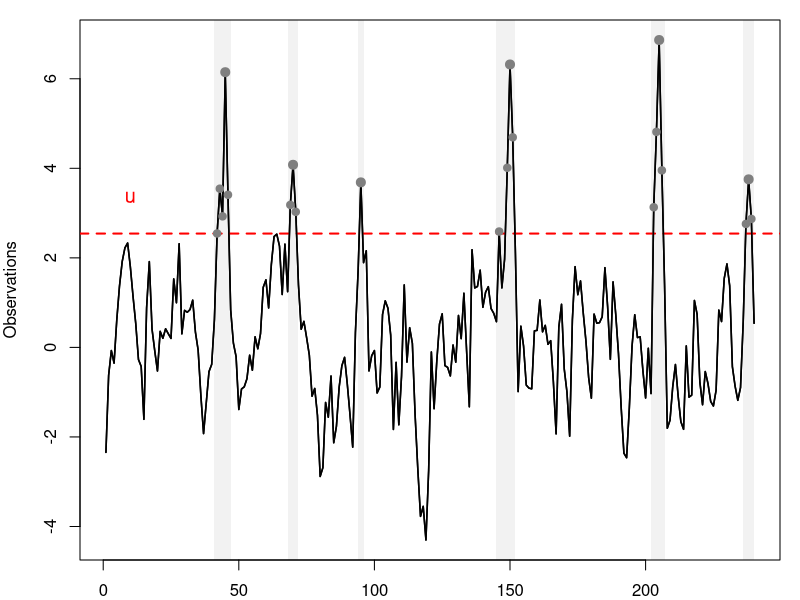
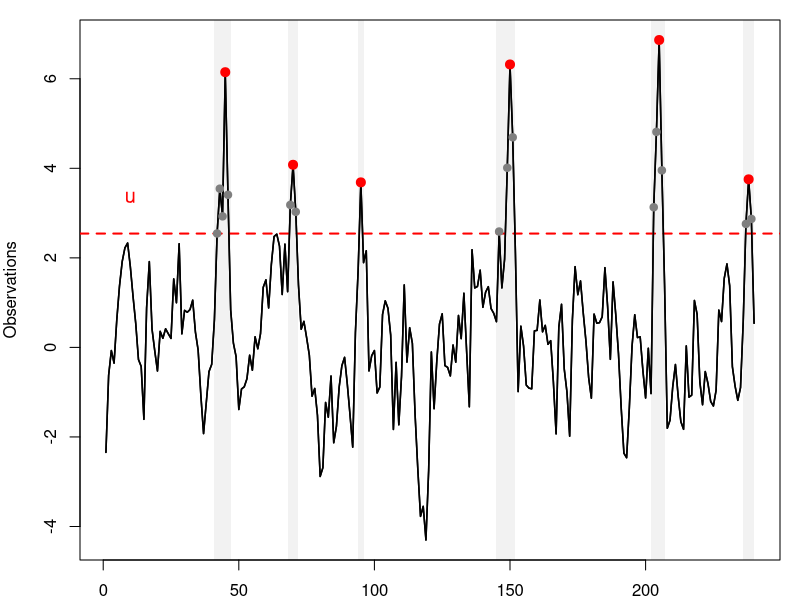

The R script that drew these images, in order:
# =========================================================
# Declustering illustration
#
# Idea:
# - exceedances occur in temporal clusters
# - keep only the cluster maximum
# - discard dependent exceedances nearby
# =========================================================

set.seed(123)

# ---------------------------------------------------------
# Simulate dependent series
# ---------------------------------------------------------
n <- 240

x <- arima.sim(model = list(ar = 0.8), n = n)

# Create clusters of extremes
cluster_centers <- c(45, 95, 150, 205)

for(c in cluster_centers){

  idx <- (c-2):(c+2)

  x[idx] <- x[idx] + c(2,4,6,4,2)
}

t <- 1:n

# ---------------------------------------------------------
# Threshold
# ---------------------------------------------------------
u <- quantile(x, 0.92)

exc <- which(x > u)

# =========================================================
# Simple declustering rule
# If exceedances are within r observations,
# they belong to the same cluster
# =========================================================

r <- 6

clusters <- list()

current_cluster <- exc[1]

for(i in 2:length(exc)){

  if(exc[i] - exc[i-1] <= r){

    current_cluster <- c(current_cluster, exc[i])

  } else {

    clusters[[length(clusters)+1]] <- current_cluster
    current_cluster <- exc[i]
  }
}

clusters[[length(clusters)+1]] <- current_cluster

# ---------------------------------------------------------
# Cluster maxima
# ---------------------------------------------------------
cluster_max_t <- numeric(length(clusters))
cluster_max_x <- numeric(length(clusters))

for(i in seq_along(clusters)){

  idx <- clusters[[i]]

  j <- idx[which.max(x[idx])]

  cluster_max_t[i] <- j
  cluster_max_x[i] <- x[j]
}

# =========================================================
# Plot
# =========================================================
decl_plot <- function(maxima_color = "red"){

par(mar = c(2,4,1,1))

plot(t, x,
     type = "l",
     lwd = 1.5,
     xlab = "",
     ylab = "Observations",
     main = "")

# ---------------------------------------------------------
# Threshold
# ---------------------------------------------------------
abline(h = u,
       col = "red",
       lty = 2,
       lwd = 2)

# ---------------------------------------------------------
# Shade clusters
# ---------------------------------------------------------
for(cl in clusters){

  rect(min(cl)-1,
       par("usr")[3],
       max(cl)+1,
       par("usr")[4],
       col = rgb(0,0,0,0.05),
       border = NA)
}

# Replot series
lines(t, x, lwd = 1.5)

# ---------------------------------------------------------
# All exceedances
# ---------------------------------------------------------
points(exc,
       x[exc],
       pch = 19,
       col = "gray50",
       cex = 1)

# ---------------------------------------------------------
# Cluster maxima kept after declustering
# ---------------------------------------------------------
points(cluster_max_t,
       cluster_max_x,
       pch = 19,
       col = maxima_color,
       cex = 1.2)

# ---------------------------------------------------------
# Labels
# ---------------------------------------------------------
text(10,
     u + 0.8,
     labels = expression(u),
     col = "red",
     cex = 1.2)
}

png("slides/figures/declustering1.png",
    width = 1200,
    height = 400,
    res = 150)
decl_plot(maxima_color = "grey50")
dev.off()

png("slides/figures/declustering2.png",
    width = 1200,
    height = 400,
    res = 150)
decl_plot(maxima_color = "red")
dev.off()
